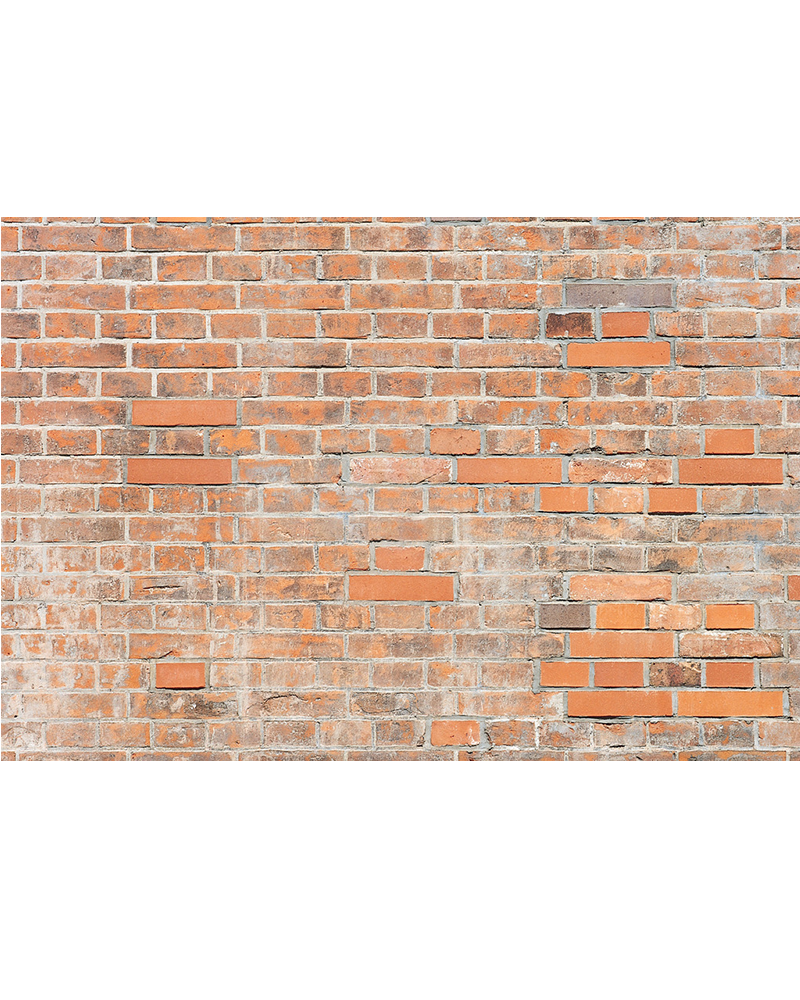
#> input picture lab_7/brick_wall.bmp, 800 x 1000 px
$ python main.py brick_wall.bmp
#> lines starting #> are read from the running program, lines starting #| are printed output that depends on the picture; after the words box and inside, x2 and y2 are one past the last pixel; in counts of white or black regions, pixels touching at a corner belong together
#> further down, img is the input picture: PIL image 800x1000 RGBA; mean R, G, B, A 227.3, 207.2, 193.8, 138.5
### lab_1/main.py
from PIL import Image
import numpy as np
import sys
from fractions import Fraction

NEAREST = 0
BILINEAR = 1


# [109 lines left out: functions upsample, downsample, resample, resample_, not called in this run]


def grayscale(image: Image, linear_approximation: bool = False):
#> called with linear_approximation = True
    width, height = image.size
#> width = 800; height = 1000
    gray_img = Image.new('L', (width, height), 'white')
#> gray_img: PIL image 800x1000 L; every value is 255
    for y in range(height):
        for x in range(width):
            orig_pixel = image.getpixel((x, y))
            if linear_approximation:
                pixel = int(
                    np.round(0.299 * orig_pixel[0]) + np.round(0.587 * orig_pixel[1]) + np.round(0.114 * orig_pixel[2]))
            else:
                pixel = np.mean(orig_pixel)
                pixel = int(np.round(pixel))
            gray_img.putpixel((x, y), pixel)
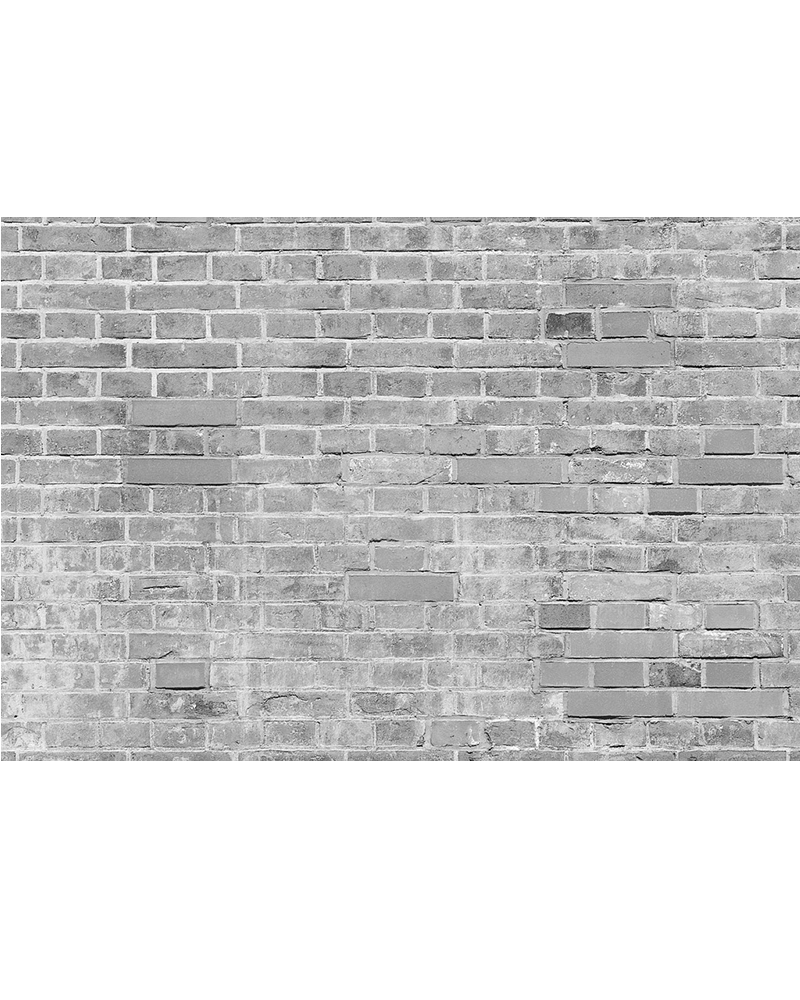
#> gray_img: PIL image 800x1000 L; min 0, max 255, mean 211.7
    return gray_img


# [51 lines left out: functions binarize, binarize_, not called in this run]


# [20 lines that do not run on import are left out]

### lab_7/main.py
from collections import defaultdict

import numpy as np
from PIL import Image
import sys
import lab_1.main as sampling
import matplotlib.pyplot as plt


def getglcm(image, distance, directions):
#> called with distance = 1
    image_arr = np.array(image)
    w, h = image.size
#> w = 800; h = 1000
    glcm = np.zeros((256, 256), dtype=int)
    k = 0
    for direction in directions:
        if direction == 90:  # ↑
            first = image_arr[distance:, :]
            second = image_arr[:-distance, :]
            k = 2 * w * h - 2 * distance * w
        elif direction == 45:  # ↗
            first = image_arr[distance:, :-distance]
            second = image_arr[:-distance, distance:]
            k = 2 * w * h - 2 * distance * (w + h) + 2 * distance ** 2
        elif direction == 0:  # ->
            first = image_arr[:, :-distance]
            second = image_arr[:, distance:]
            k = 2 * w * h - 2 * distance * h
        elif direction == -45:  # ↘
            first = image_arr[:-distance, :-distance]
            second = image_arr[distance:, distance:]
            k = 2 * w * h - 2 * distance * (w + h) + 2 * distance ** 2

        for i, j in zip(first.ravel(), second.ravel()):
            glcm[i, j] += 1
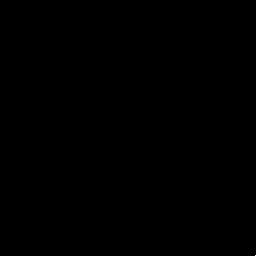
#> glcm: shape (256, 256) int64; min 0, max 728139, mean 24.4; drawn with min black and max white
    glcm += glcm.T
    return glcm, k


def cumsumhistplot(array, path):
    hist, bins = np.histogram(array, 256, [0, 255])
    cs = hist.cumsum()
    cs_normalized = cs * float(hist.max()) / cs.max()
    plt.plot(cs_normalized)
    # show the histogram
    plt.hist(array, bins=255)
    plt.xlim([0, 255])
    plt.legend(('Cumulative sum', 'histogram'), loc='upper left')
    plt.savefig(f'{path}.png')
    plt.show()


def equalize_histogram(gray_image: Image):
    img_hist = gray_image.histogram()
    num_pixels = np.sum(img_hist)
    img_hist_norm = img_hist / num_pixels
    cumulative_hist = np.cumsum(img_hist_norm)

    transform_map = np.floor(255 * cumulative_hist).astype('uint8')

    gray_arr = np.array(gray_image)
    flat = gray_arr.flatten()

    eq_img_flat = [transform_map[p] for p in flat]

    eq_img = np.reshape(np.asarray(eq_img_flat), gray_arr.shape)

    equ_img = Image.fromarray(eq_img.astype('uint8'), mode='L')

    cumsumhistplot(flat, sys.argv[1][:sys.argv[1].find(".bmp")] + "_hist_orig")
    cumsumhistplot(eq_img_flat, sys.argv[1][:sys.argv[1].find(".bmp")] + "_hist_eq")

    return equ_img


# [45 lines left out: function equalize_hist, not called in this run]


if __name__ == "__main__":
    img = Image.open(sys.argv[1])
    gray_image = sampling.grayscale(img, True)
    gray_image.save(sys.argv[1][:sys.argv[1].find(".bmp")] + "_grayscale" + sys.argv[1][sys.argv[1].find(".bmp"):])

    glcm, k = getglcm(gray_image, 1, [0, 90])
#> k = 1598400

    glcm_img = Image.fromarray((glcm * 255 / np.max(glcm)).round().astype('uint8'), 'L')
#> glcm_img: PIL image 256x256 L; 0% white in thin lines or dots, all inside (x1, y1, x2, y2) = (255, 255, 256, 256)
    glcm_img.save(sys.argv[1][:sys.argv[1].find(".bmp")] + "_glcm" + sys.argv[1][sys.argv[1].find(".bmp"):])

    norm_glcm = glcm / k
    contrast = 0
    for (i, j), p in np.ndenumerate(norm_glcm):
        contrast += p * ((i - j) ** 2)
#> this loop made 65536 passes
#> (p, contrast) on passes 1, 3, 4: (6.26e-05, 0), (7.51e-06, 4.07e-05), (3.75e-06, 7.44e-05)
#> after the loop, contrast = 668.7
    print(f"Contrast: {round(contrast, 2)}")
#| Contrast: 668.71

    homogeneity = 0
    for (i, j), p in np.ndenumerate(norm_glcm):
        homogeneity += p / (1 + ((i - j) ** 2))
#> this loop made 65536 passes
#> (p, homogeneity) on passes 2 to 4: (1.06e-05, 6.79e-05), (7.51e-06, 6.94e-05), (3.75e-06, 6.98e-05)
#> after the loop, homogeneity = 1.01
    print(f"Homogeneity: {round(homogeneity, 2)}")
#| Homogeneity: 1.01

    eq_img = equalize_histogram(gray_image)
#> in equalize_histogram, `img_hist = gray_image.histogram()`: img_hist = 256 values, max 365517 at index 255, min 28 at index 5, mean 3125
#> in equalize_histogram, `num_pixels = np.sum(img_hist)`: num_pixels = 800000
#> in equalize_histogram, `img_hist_norm = img_hist / num_pixels`: img_hist_norm = 256 values, max 0.457 at index 255, min 3.5e-05 at index 5, mean 0.00391
#> in equalize_histogram, `cumulative_hist = np.cumsum(img_hist_norm)`: cumulative_hist = 256 values from 0.000145 to 1
#> in equalize_histogram, `transform_map = np.floor(255 * cumulative_hist).astype('uint8')`: transform_map = 256 values from 0 to 255
#> in equalize_histogram, `eq_img_flat = [transform_map[p] for p in flat]`: eq_img_flat = 800000 items
#> in equalize_histogram, `eq_img = np.reshape(np.asarray(eq_img_flat), gray_arr.shape)`:
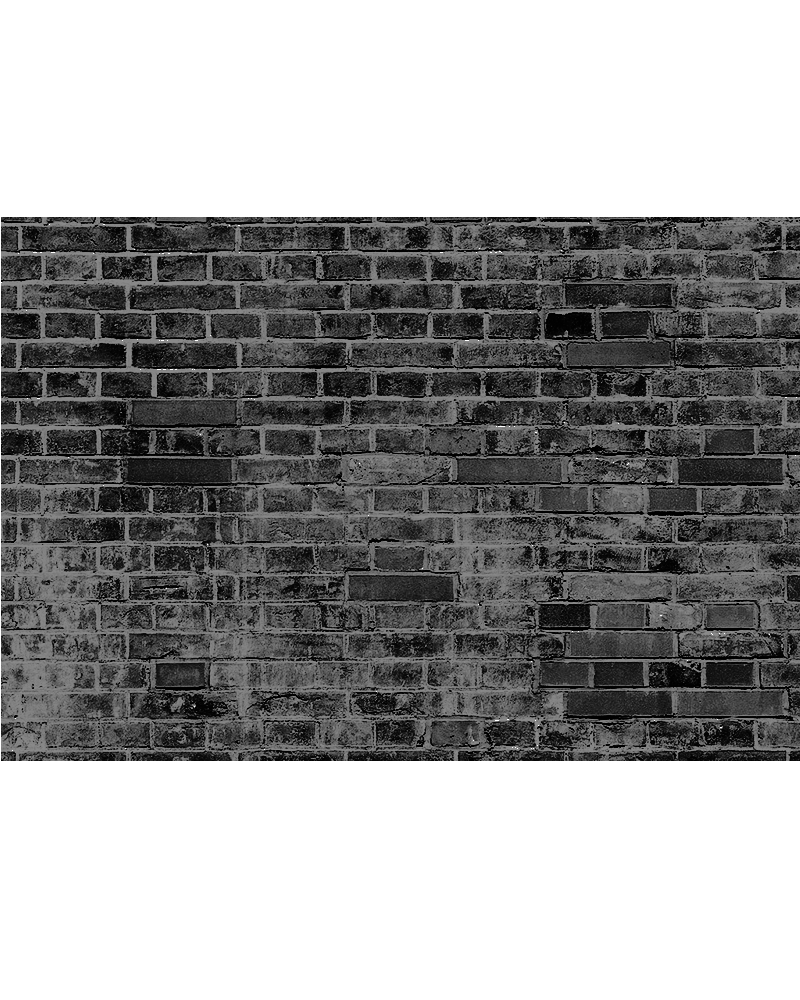
#> eq_img: shape (1000, 800); min 0, max 255, mean 154.3
#> in cumsumhistplot, `hist, bins = np.histogram(array, 256, [0, 255])`: hist has the same summary as img_hist in equalize_histogram; bins = 257 values from 0 to 255
#> in cumsumhistplot, `cs = hist.cumsum()`: cs = 256 values from 116 to 800000
#> in cumsumhistplot, `cs_normalized = cs * float(hist.max()) / cs.max()`: cs_normalized = 256 values from 53 to 365517
#> in cumsumhistplot, `plt.savefig(f'{path}.png')`:
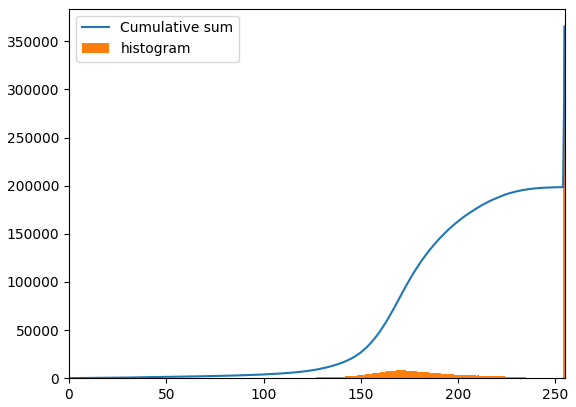
#> figure drawn by matplotlib, 1 panel; tallest bar 365642 high, from x = 254 to 255; curve peaks at x = 255, y = 365517
#> call 2 of cumsumhistplot, with path = 'brick_wall_hist_eq'
#> in cumsumhistplot (call 2), `hist, bins = np.histogram(array, 256, [0, 255])`: hist = 256 values, max 365517 at index 255, min 0 at index 20, mean 3125
#> in cumsumhistplot (call 2), `cs = hist.cumsum()`: cs = 256 values from 3119 to 800000
#> in cumsumhistplot (call 2), `cs_normalized = cs * float(hist.max()) / cs.max()`: cs_normalized = 256 values from 1425.1 to 365517
#> in cumsumhistplot (call 2), `plt.savefig(f'{path}.png')`:
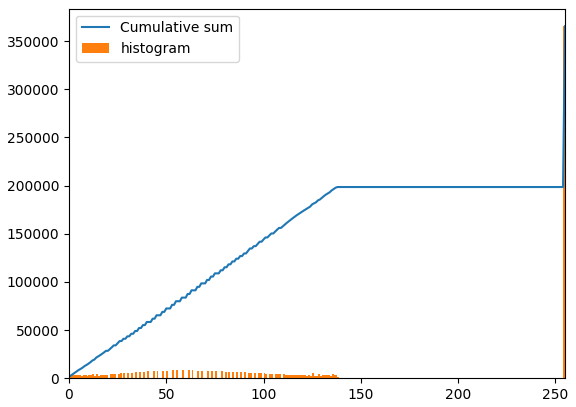
#> figure drawn by matplotlib, 1 panel; tallest bar 365517 high, from x = 254 to 255; curve peaks at x = 255, y = 365517

    eq_img.save(sys.argv[1][:sys.argv[1].find(".bmp")] + "_eq" + sys.argv[1][sys.argv[1].find(".bmp"):])

    glcm_eq, k_eq = getglcm(eq_img, 1, [0, 90])
#> call 2 of getglcm, with distance = 1
#> in getglcm (call 2), `glcm += glcm.T`:
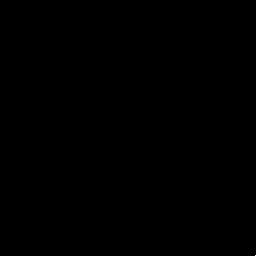
#> glcm: shape (256, 256) int64; min 0, max 1456278, mean 48.8; drawn with min black and max white
#> k_eq = 1598400
    glcm_img_eq = Image.fromarray((glcm_eq * 255 / np.max(glcm_eq)).round().astype('uint8'), 'L')
    glcm_img_eq.save(sys.argv[1][:sys.argv[1].find(".bmp")] + "_eq_glcm" + sys.argv[1][sys.argv[1].find(".bmp"):])

    norm_glcm_eq = glcm_eq / k_eq
    contrast = 0
    for (i, j), p in np.ndenumerate(norm_glcm_eq):
        contrast += p * ((i - j) ** 2)
#> this loop made 65536 passes
#> (p, contrast) on passes 1 to 3: (0.00354, 0), (0.00107, 0.00107), (0.00043, 0.00279)
#> after the loop, contrast = 1262.8
    print(f"Contrast: {round(contrast, 2)}")
#| Contrast: 1262.77

    homogeneity = 0
    for (i, j), p in np.ndenumerate(norm_glcm_eq):
        homogeneity += p / (1 + ((i - j) ** 2))
#> this loop made 65536 passes
#> (p, homogeneity) on passes 1 to 3: (0.00354, 0.00354), (0.00107, 0.00408), (0.00043, 0.00416)
#> after the loop, homogeneity = 1
    print(f"Homogeneity: {round(homogeneity, 2)}")
#| Homogeneity: 1.0
